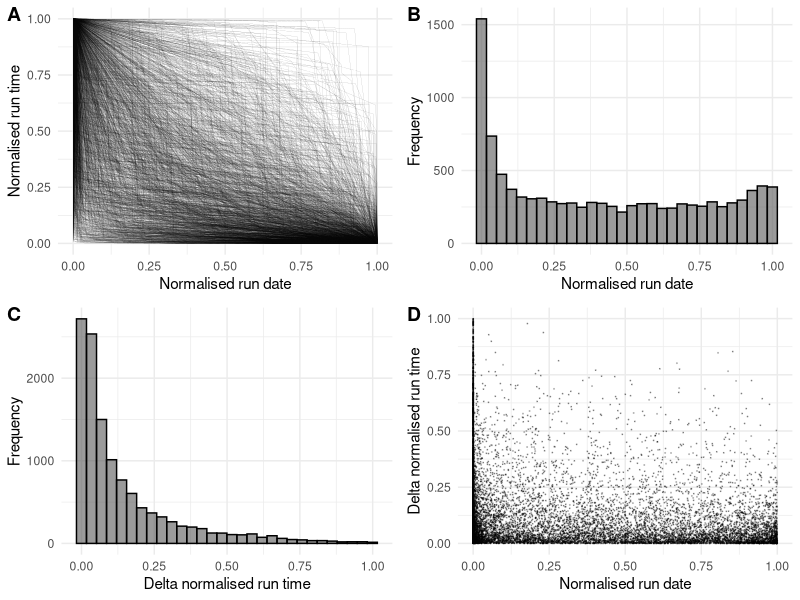

Write R code to recreate this figure. (Note: this script raises an error after producing the figure.)
## ---- chunk 1
knitr::opts_chunk$set(echo = TRUE)
require(ggplot2)
require(dplyr)
require(cowplot)
require(igraph)
## ---- chunk 2
data <- read.csv('clean_world_record_data.csv', row.names = 1)
## ---- chunk 3
plot_1a <- ggplot(data, aes(x = normalised_run_date, y = normalised_run_time)) + geom_line(aes(group = record_compound_id), size = 0.02)  + theme_minimal() + xlab('Normalised run date') + ylab('Normalised run time') + geom_smooth(method = 'loess', formula = y ~ x)
## ---- chunk 4
plot_1b <- ggplot(data %>% filter(!normalised_run_date %in% c(0,1), delta_normalised_run_time != 0), aes(x = normalised_run_date)) + geom_histogram(color = 'black', alpha = 0.6)  + theme_minimal()  + ylab('Frequency') + xlab('Normalised run date')
## ---- chunk 5
plot_1c <- ggplot(data %>% filter(delta_normalised_run_time != 0), aes(x = delta_normalised_run_time)) + geom_histogram(color = 'black', alpha = 0.6)  + theme_minimal()  + ylab('Frequency') + xlab('Delta normalised run time')
## ---- chunk 6
plot_1d <- ggplot(data %>% filter(delta_normalised_run_time != 0), aes(x = normalised_run_date, y = delta_normalised_run_time)) + geom_point(size = 0.02, alpha = 0.3) + geom_smooth(method = 'loess', formula = y ~ x) + theme_minimal() + xlab('Normalised run date') + ylab('Delta normalised run time') 
## ---- chunk 7
plot_grid(plot_1a, plot_1b, plot_1c, plot_1d, labels = "AUTO")
## ---- chunk 8
# Define function to build network
convert_raw_data_to_network <- function(data_to_process){
  
  # Extract names of player and record
  gamer_id <- unique(data_to_process[,2])
  record_id <- unique(data_to_process[,1])
  
  # create matrix of zeros
  incidence_mat <- matrix(0, nrow = length(gamer_id), ncol = length(record_id))
  rownames(incidence_mat) <- gamer_id
  colnames(incidence_mat) <- record_id
  
  # fill incidence matrix
  for (i in 1:nrow(data_to_process)) {
    
    incidence_mat[data_to_process[i,2],data_to_process[i,1]] <-  incidence_mat[data_to_process[i,2],data_to_process[i,1]] + 1
    
  }
  
  return(incidence_mat)
  
}

# Build bipartite network from raw data
network_record_level <- data %>% 
  select(record_compound_id, run_player_id) %>%
  convert_raw_data_to_network(.) %>%
  graph_from_incidence_matrix(., weighted = TRUE)

# Calculate node descriptors
degree_values <- degree(network_record_level)
names_gamer_and_game <- names(degree_values)
type_node <- as.numeric(V(network_record_level)$type)
betweenness_centrality_values <- betweenness(network_record_level)

network_clean_data <- as.data.frame(cbind(names_gamer_and_game, type_node, unname(degree_values), unname(betweenness_centrality_values)))
colnames(network_clean_data) <- c('name_id', 'node_type', 'degree', 'betweenness_centrality')

player_network_clean_data <- network_clean_data %>% filter(node_type == 0)
#player_degree_table <- table(player_network_clean_data$degree)
#player_degree_plot <- plot(player_degree_table/sum(player_degree_table), xlab = 'Degree', ylab = 'Frequency', main = 'Player Degree Distribution')
player_degree_plot <- ggplot(data = player_network_clean_data, aes(x =  as.numeric(degree))) + geom_histogram(color = 'black', alpha = 0.6) + theme_minimal() +
  xlab('Degree') + ylab('Frequency') +  ggtitle('Player Degree Distribution') + theme(aspect.ratio = 1)

game_network_clean_data <- network_clean_data %>% filter(node_type == 1)
#game_degree_table <- table(game_network_clean_data$degree)
#game_degree_plot <- plot(game_degree_table/sum(table(game_network_clean_data$degree)), xlab = 'Degree', ylab = 'Frequency', main = 'Record Degree Distribution')
game_degree_plot <- ggplot(data = game_network_clean_data, aes(x =  as.numeric(degree))) + geom_histogram(color = 'black', alpha = 0.6) + theme_minimal() + xlab('Degree') + ylab('Frequency') + ggtitle('Game Degree Distribution')  + theme(aspect.ratio = 1)

plot_grid(player_degree_plot, game_degree_plot)

## ---- chunk 9
player_network_full_data <- left_join(data, player_network_clean_data %>% rename(run_player_id = name_id))
player_degree_influence_plot <- ggplot(data = player_network_full_data %>% filter(delta_normalised_run_time != 0), aes(x = as.numeric(degree), y = as.numeric(delta_normalised_run_time))) + geom_point(size = 0.02, alpha = 0.3)  + theme_minimal() + xlab('Degree') + ylab('Delta normalised run time') + geom_smooth(method = 'loess') + theme(aspect.ratio = 1)
#ggplot(data = player_network_full_data, aes(x = as.numeric(betweenness_centrality), y = as.numeric(delta_normalised_run_time))) + geom_point() + theme(aspect.ratio = 1) + theme_minimal() + xlab('Degree') + ylab('Delta normalised run time') + geom_smooth(method = 'lm')
player_degree_timing_plot <- ggplot(data = player_network_full_data %>% filter(delta_normalised_run_time != 0), aes(x = as.numeric(degree), y = as.numeric(normalised_run_date))) + geom_point(size = 0.02, alpha = 0.3) + theme_minimal() + xlab('Degree') + ylab('Normalised run date') + geom_smooth(method = 'loess') + theme(aspect.ratio = 1)

plot_grid(player_degree_influence_plot, player_degree_timing_plot)
## ---- chunk 10

# # Build bipartite network from raw data
# network_record_level <- data %>% 
#   select(game_id_string, run_player_id) %>%
#   convert_raw_data_to_network(.) %>%
#   graph_from_incidence_matrix(.)
# 
# # Calculate node descriptors
# degree_values <- degree(network_record_level)
# names_gamer_and_game <- names(degree_values)
# type_node <- as.numeric(V(network_record_level)$type)
# betweenness_centrality_values <- betweenness(network_record_level)
# 
# network_clean_data <- as.data.frame(cbind(names_gamer_and_game, type_node, unname(degree_values), unname(betweenness_centrality_values)))
# colnames(network_clean_data) <- c('name_id', 'node_type', 'degree', 'betweenness_centrality')
# 
# player_network_clean_data <- network_clean_data %>% filter(node_type == 0)
# player_degree_table <- table(player_network_clean_data$degree)
# player_degree_plot <- plot(player_degree_table/sum(player_degree_table))
# 
# game_network_clean_data <- network_clean_data %>% filter(node_type == 1)
# game_degree_table <- table(game_network_clean_data$degree)
# game_degree_plot <- plot(game_degree_table/sum(table(game_network_clean_data$degree)))
# 
# plot_grid(player_degree_plot, game_degree_plot, labels = 'AUTO')
## ---- chunk 11

